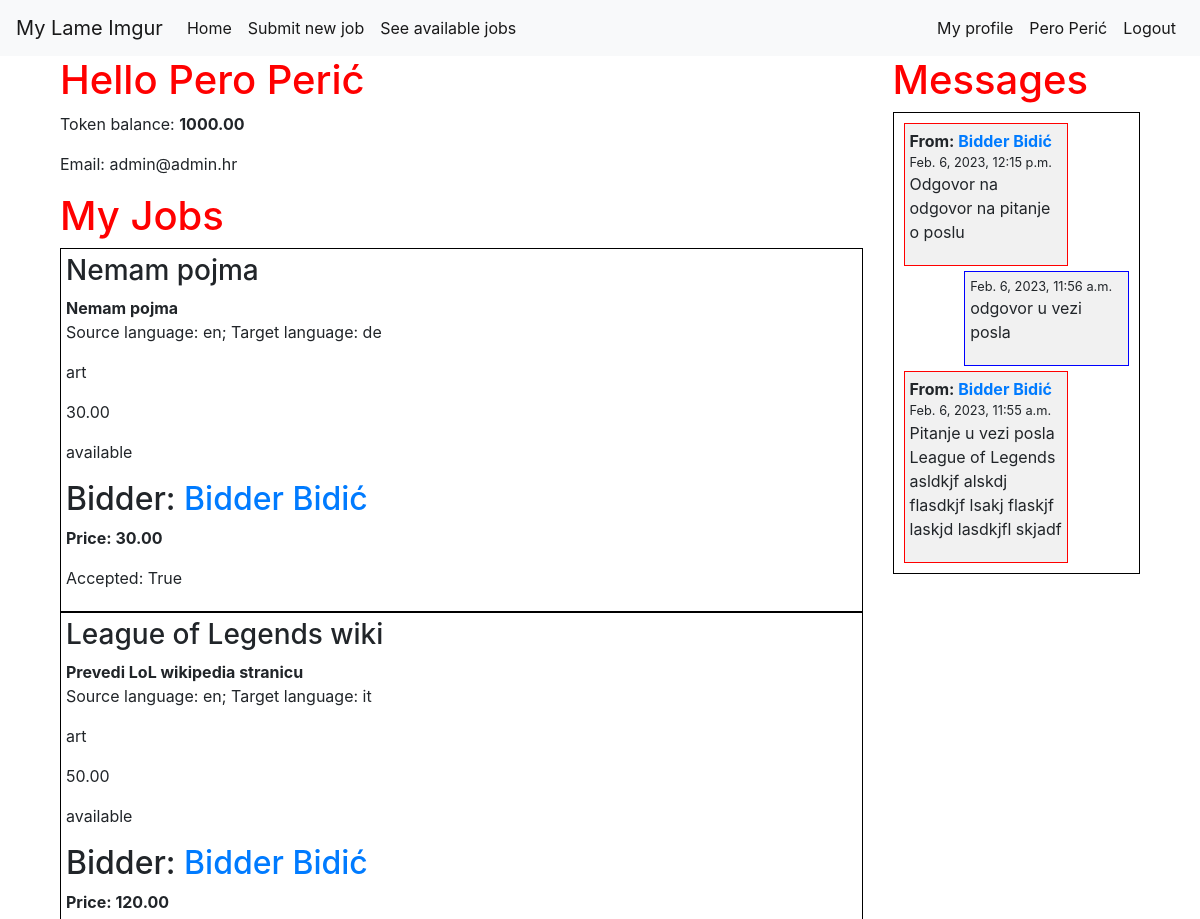
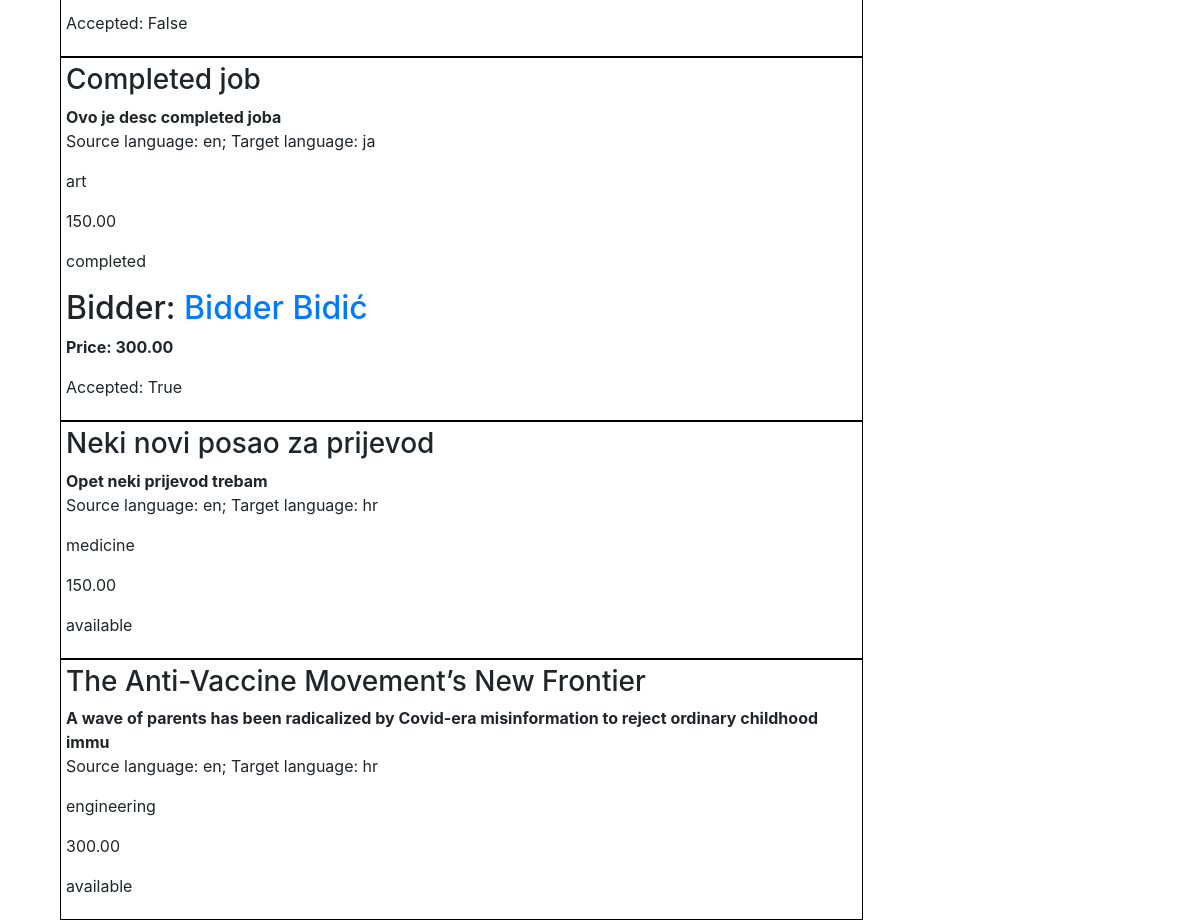
/accounts/dashboard (signed in), run on the app's committed database (2 pictures, top to bottom).
### app/models.py (models this page shows, shortened)
class Account(models.Model):
    user = models.OneToOneField(User, on_delete=models.CASCADE)
    name = models.CharField(max_length=100)
    balance = models.DecimalField(max_digits=8, decimal_places=2, default=0)
    translator = models.BooleanField()

class Job(models.Model):
    class Status(models.TextChoices):
        AVAILABLE = 'available', "Available"
        ASSIGNED = 'assigned', "Assigned"
        IN_PROGRESS = 'in_progress', "In Progress"
        COMPLETED = 'completed', "Completed"
    class Field(models.TextChoices):
        ART = 'art', "Art"
        BUS = 'business', "Business"
        COMP = 'computers', "Computers"
        EDU = 'education', "Education"
        ENG = 'engineering', "Engineering"
        FIN = 'finance', "Finance"
        LAW = 'law', "Law"
        LIT = 'literature', "Literature"
        MED = 'medicine', "Medicine"
        SCI = 'science', "Science"
        SOC = 'social_sciences', "Social Sciences"
        TECH = 'technology', "Technology"
    class Language(models.TextChoices):
        ENG = 'en', "English"
        SPA = 'spa', "Spanish"
        FRE = 'fr', "French"
        GER = 'de', "German"
        ITA = 'it', "Italian"
        JPN = 'ja', "Japanese"
        CRO = 'hr', "Croatian"
    user = models.ForeignKey(User, on_delete=models.CASCADE)
    title = models.CharField(max_length=100)
    description = models.CharField(max_length=100)
    source_lang = models.CharField(
            max_length=3,
            choices=Language.choices,
            default=Language.ENG,
    )
    target_lang = models.CharField(
            max_length=3,
            choices=Language.choices,
            default=Language.CRO,
    )
    field = models.CharField(
            max_length=100,
            choices=Field.choices,
            default=Field.ENG,
    )
    budget = models.DecimalField(max_digits=8, decimal_places=2)
    text = models.TextField()
    status = models.CharField(
            max_length=100,
            choices=Status.choices,
            default=Status.AVAILABLE,
    )
    translation = models.TextField(blank=True, null=True)

class Bid(models.Model):
    bidder = models.ForeignKey(User, on_delete=models.CASCADE)
    job = models.ForeignKey(Job, on_delete=models.CASCADE)
    price = models.DecimalField(max_digits=8, decimal_places=2)
    accepted = models.BooleanField()

class Message(models.Model):
    sender = models.ForeignKey(User, on_delete=models.CASCADE, related_name='sender')
    receiver = models.ForeignKey(User, on_delete=models.CASCADE, related_name='receiver')
    text = models.TextField()
    sent_at = models.DateTimeField(auto_now_add=True)

### accounts/views.py (the view)
# urls.py: path('dashboard', views.dashboard, name="dashboard"),
@login_required
def dashboard(request):
    user = request.user
    my_jobs = user.job_set.all()
    my_messages = Message.objects.filter(receiver=user) | Message.objects.filter(sender=user)
    my_messages = my_messages.order_by('-sent_at')
    context = {
        'my_jobs': my_jobs,
        'my_messages': my_messages,
    }
    return render(request, 'accounts/dashboard.html', context)

### accounts/templates/accounts/dashboard.html
{% extends 'app/base.html' %}
{% block content %}
<div class="container">
  <div class="row">
    <div class="col-md-9">
      <h1>Hello {{ user.account.name }}</h1>
      <p>Token balance: <strong>{{ user.account.balance }}</strong></p>
      <p>Email: {{ user.email }}</p>
      <h1>My Jobs</h1>
      {% for job in my_jobs  %}
        <div class="job">
          <h3>{{ job.title }}</h3>
          <p>
            <strong>{{ job.description   }}</strong> </br>
            Source language: {{ job.source_lang   }};
            Target language: {{ job.target_lang   }}
          </p>
          <p>{{ job.field   }}</p>
          <p>{{ job.budget   }}</p>
          <p>{{ job.status   }}</p>
          <div>
          {% for bid in job.bid_set.all  %}
            <div class="bid">
              <h2>
                Bidder:
                <a href="{% url 'accounts:profile' bid.bidder.id %}">
                  {{ bid.bidder.account.name }}
                </a>
              </h2>
              <p><strong>Price: {{ bid.price }}</strong></p>
              <p>Accepted: {{ bid.accepted }}</p>
            </div>
          {% endfor %}
          </div>
        </div>
      {% endfor %}
    </div>
    <div class="col-md-3">
      <h1>Messages</h1>
      <div class="messages">
        {% for message in my_messages %}
          <div class="message {% if user == message.sender %} my-message {% else %} their-message {% endif %}">
            {% if user != message.sender  %}
              <strong> From:
                <a href="{% url 'accounts:profile' message.sender.id %}">
                  {{ message.sender.account.name }}
                </a>
              </strong> </br>
            {% endif %}
            <small>{{ message.sent_at }}</small>
            <p>{{ message.text }}</p>
          </div>
        {% endfor %}
      </div>
    </div>
  </div>
</div>
{% endblock content %}

### app/templates/app/base.html (shortened to what this page needs)
{% load static %}
<html>
  <head>
    <link rel="stylesheet" href="https://stackpath.bootstrapcdn.com/bootstrap/4.5.2/css/bootstrap.min.css">
    <link rel="stylesheet" href="{% static 'app/css/app.css' %}">
  </head>
  <body>
    <div class="page-header">
      <nav class="navbar navbar-expand-lg navbar-light bg-light">
        <a class="navbar-brand" href="/">My Lame Imgur</a>
        <div class="collapse navbar-collapse" id="navbarSupportedContent">
          <ul class="navbar-nav mr-auto">
            <li class="nav-item active">
              <a class="nav-link" href="/">Home</a>
            </li>
            <li class="nav-item active">
              <a class="nav-link" href="{% url 'app:new_job'  %}">Submit new job</a>
            </li>
            <li class="nav-item active">
              <a class="nav-link" href="{% url 'app:jobs' %}">See available jobs</a>
            </li>
          </ul>
          <ul class="navbar-nav ml-auto">
            {% if user.is_authenticated %}
              <li class="nav-item active">
                <a class="nav-link" href="{% url 'accounts:profile' user.id %}">My profile</a>
              </li>
              <li class="nav-item active">
                <a class="nav-link" href="{% url 'accounts:dashboard' %}">{{ user.account.name }}</a>
              </li>
              <li class="nav-item active">
                <a class="nav-link" href="{% url 'logout' %}">Logout</a>
              </li>
            {% endif %}
          </ul>
        </div>
      </nav>
    </div>
    <div class="content container">
      <div class="row">
        <div class="col-md-12">
          {% block content %}
          {% endblock %}
        </div>
      </div>
    </div>
  </body>
</html>

### app/static/app/css/app.css (style rules this page uses)
.content h1 { color: red; }
.job { padding: 5px; border: 1px solid black; }
.messages { padding: 5px; border: 1px solid black; }
.messages .message { padding: 5px; border: 1px solid blue; margin: 5px; width: 70%; background: #f1f1f1; }
.messages .message.my-message { border: 1px solid blue; margin-left: auto; margin-right: 5px; }
.messages .message.their-message { border: 1px solid red; margin-right: auto; margin-left: 5px; }

### data on the page
Job: title "Nemam pojma", description "Nemam pojma", source_lang "en", target_lang "de", field "art", budget "30.00", status "available"
Bid: bidder.account.name "Bidder Bidić", price "30.00", accepted "True"
Job: title "League of Legends wiki", description "Prevedi LoL wikipedia stranicu", source_lang "en", target_lang "it", field "art", budget "50.00", status "available"
Bid: bidder.account.name "Bidder Bidić", price "120.00", accepted "False"
Job: title "Completed job", description "Ovo je desc completed joba", source_lang "en", target_lang "ja", field "art", budget "150.00", status "completed"
Bid: bidder.account.name "Bidder Bidić", price "300.00", accepted "True"
Job: title "Neki novi posao za prijevod", description "Opet neki prijevod trebam", source_lang "en", target_lang "hr", field "medicine", budget "150.00", status "available"
Job: title "The Anti-Vaccine Movement’s New Frontier", description "A wave of parents has been radicalized by Covid-era misinformation to reject ordinary childhood immu", source_lang "en", target_lang "hr", field "engineering", budget "300.00", status "available"
Message: sender.account.name "Bidder Bidić", sent_at "Feb. 6, 2023, 12:15 p.m.", text "Odgovor na odgovor na pitanje o poslu"
Message: sent_at "Feb. 6, 2023, 11:56 a.m.", text "odgovor u vezi posla"
Message: sender.account.name "Bidder Bidić", sent_at "Feb. 6, 2023, 11:55 a.m.", text "Pitanje u vezi posla League of Legends asldkjf alskdj flasdkjf lsakj flaskjf laskjd lasdkjfl skjadf"

### other printed values
{{ user.account.name }} "Pero Perić"
{{ user.account.balance }} "1000.00"
{{ user.email }} "admin@admin.hr"
